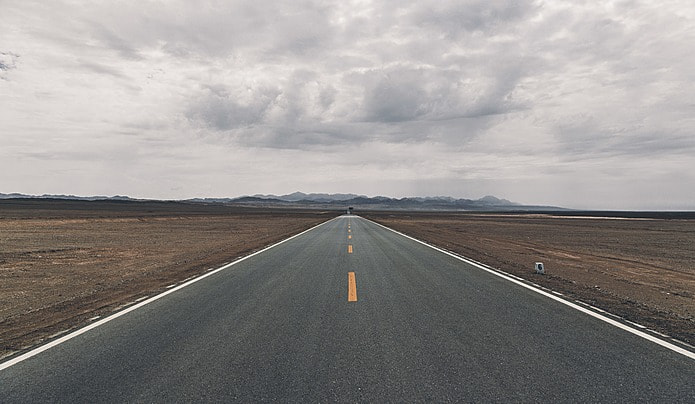
#> input picture data/road.jpg, 695 x 404 px; its folder holds only this picture in this run
$ python -i yellow_line.py   (imports and definitions only)
#> lines starting #> are read from the running program, lines starting #| are printed output that depends on the picture; after the words box and inside, x2 and y2 are one past the last pixel; in counts of white or black regions, pixels touching at a corner belong together
#> further down, picture is the input picture: shape (404, 695, 3); mean B, G, R 139, 140.8, 144.1
import cv2
import numpy as np
from moveFunc import *

# 색상 무게 중심 반환
# [51 lines left out: function yellow_line, not called in this run]

momentum = True

# 노란색을 선으로 인식하고 찾아가는 함수
# [35 lines left out: function line_action, not called in this run]


def get_load_region(image: np.ndarray, inrange_upper: tuple = (40, 255, 255), inrange_lower: tuple = (10, 0, 10), canny_threshold: tuple = (100, 200), kernel_size: tuple = (5, 5), dilate_iterations: int = 1, erode_iterations: int = 1):
    """
    영상에서 길 영역을 찾아 반환하는 함수\n
    inRange 함수를 사용하여 색상 영역을 대충 찾아 fill point를 찾고, \n
    Canny로 엣지를 검출한 사진에 fill point로\n
    flood fill 함수를 사용하여 길 영역을 찾아 반환한다.\n
    Args:\n
        image: 영상\n
        inrange_upper: 길 영역 색상의 상한 값 (HSV)\n
        inrange_lower: 길 영역 색상의 하한 값 (HSV)\n
        canny_threshold: Canny 엣지 검출 임계값 (min, max)\n
        kernel_size: 커널 크기 (height, width)\n
        dilate_iterations: canny 팽창 반복 횟수\n
        erode_iterations: inrange mask 침식 반복 횟수\n
    Returns:\n
        filled_image: 길 영역 마스크
    """
#> called with inrange_upper = (40, 255, 255), inrange_lower = (10, 0, 10), canny_threshold = (100, 200), kernel_size = (5, 5), dilate_iterations = 1, erode_iterations = 1
    h, w = image.shape[:2]
#> h = 404; w = 695
    hsv = cv2.cvtColor(image, cv2.COLOR_BGR2HSV)
#> hsv: shape (404, 695, 3); mean H, S, V 60.3, 18.6, 145.8
    mask = cv2.inRange(hsv, inrange_lower, inrange_upper)
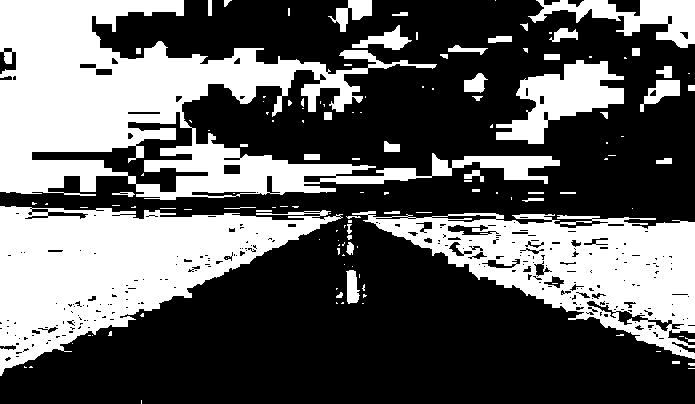
#> mask: shape (404, 695); 37.6% white; 133 white regions (86 under 20 px), largest, box (x1, y1, x2, y2) and area: (0, 0, 560, 200) 42255, (0, 206, 343, 376) 27967, (352, 211, 695, 359) 21818

    canny = cv2.Canny(image, canny_threshold[0], canny_threshold[1])
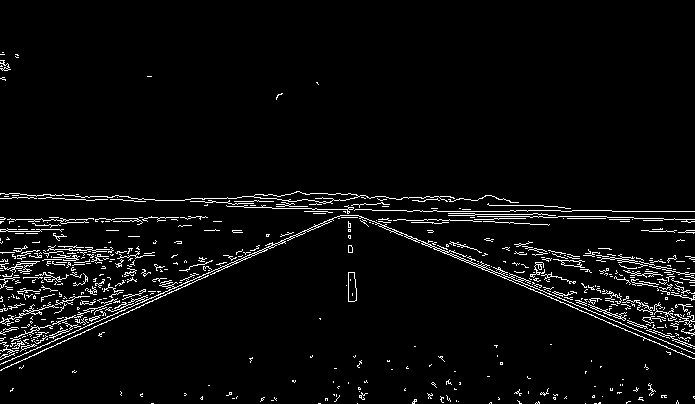
#> canny: shape (404, 695); 4.1% white in thin lines or dots, all inside (x1, y1, x2, y2) = (0, 52, 695, 404)

    kernel = np.ones(kernel_size, np.uint8)
    dilated_canny = cv2.dilate(canny, kernel, iterations=dilate_iterations)
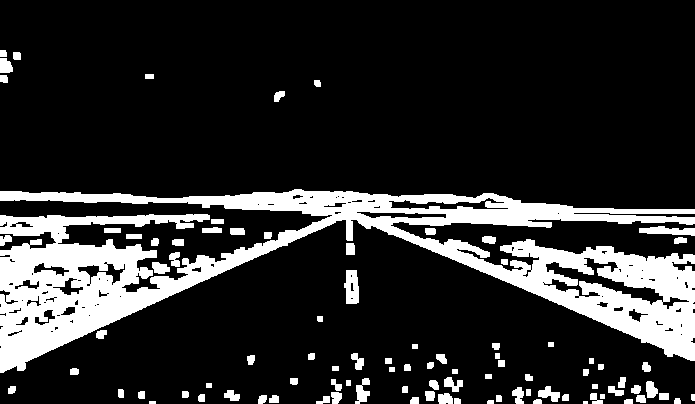
#> dilated_canny: shape (404, 695); 17.5% white; 93 white regions (1 under 20 px), largest, box (x1, y1, x2, y2) and area: (0, 189, 695, 373) 42253, (344, 270, 359, 304) 406, (639, 226, 695, 236) 365
    eroded_mask = cv2.erode(mask, kernel, iterations=erode_iterations)
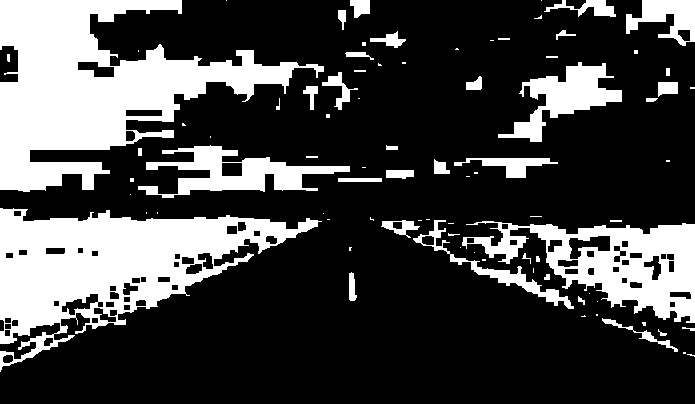
#> eroded_mask: shape (404, 695); 26.8% white; 84 white regions (43 under 20 px), largest, box (x1, y1, x2, y2) and area: (0, 0, 324, 192) 26692, (0, 208, 322, 372) 21880, (462, 221, 695, 323) 10126
    # eroded_mask = mask

    y_idx, x_idx = np.where(eroded_mask == 255)
    random_index = np.random.randint(0, len(y_idx))
#> random_index = 68268
    seed_point = (x_idx[random_index], y_idx[random_index])
#> seed_point = (72, 292)

    ff_mask = np.zeros((h + 2, w + 2), np.uint8)
    ff_mask[1:h+1, 1:w+1] = dilated_canny
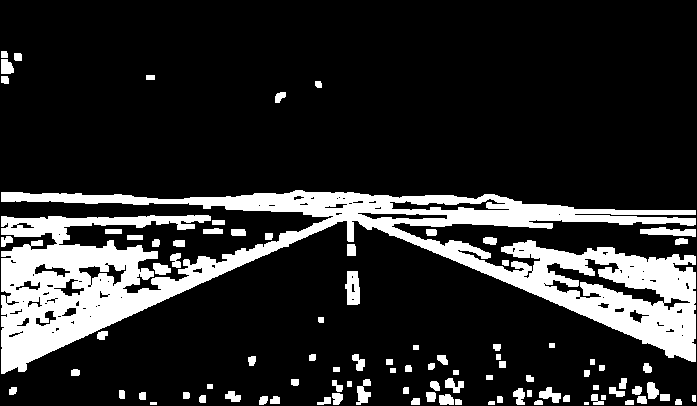
#> ff_mask: shape (406, 697); 17.4% white; 93 white regions (1 under 20 px), largest, box (x1, y1, x2, y2) and area: (1, 190, 696, 374) 42253, (345, 271, 360, 305) 406, (640, 227, 696, 237) 365
    filled_image = np.zeros((h, w), np.uint8)

    cv2.floodFill(filled_image, ff_mask, seed_point, 255, 0, 0, cv2.FLOODFILL_FIXED_RANGE)
#> filled_image: shape (404, 695); every value is 0

    return filled_image


# [7 lines not run here, left out]

>>> import cv2
>>> picture = cv2.imread('data/road.jpg')
>>> result = get_load_region(picture)
